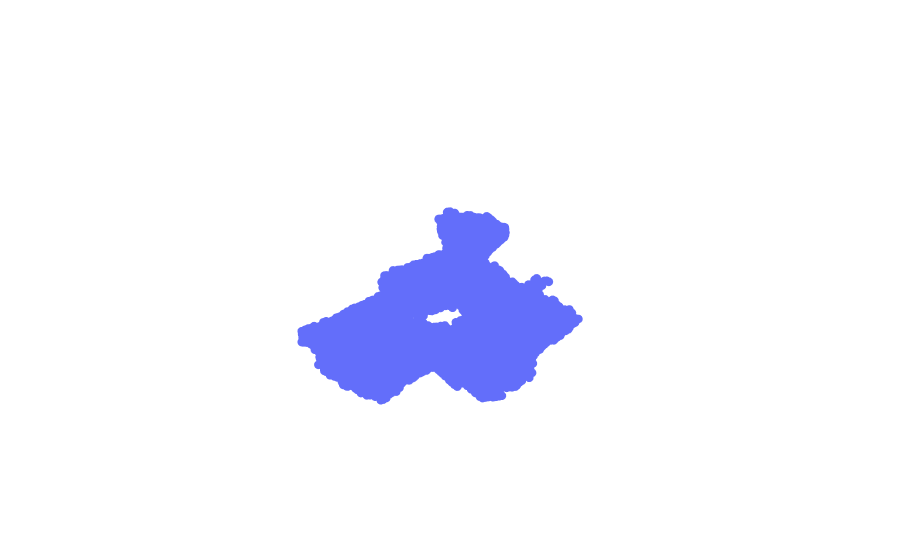

The code cell stored with this chart in its notebook:
### Markdown cell above
Lastly, and only if required, we can remove noise with DBScan, which is a clustering algorithm. Points with no cluster are to be removed as they are too far from others and thus not part of a wall.

### Code cell
clustering = DBSCAN(eps=0.3, min_samples=40).fit(shapes_cat)
labels = clustering.labels_
pts_2d_clean = shapes_cat[labels != -1]
point_cloud_visu(pts_2d_clean)

### Figure 1 — Plotly figure (JSON) as saved in the notebook; plotly's stock layout.template omitted (floating-point values rounded to 4 significant figures; data arrays with more than 128 entries replaced by an {"elided": "..."} marker saying what was removed)
{"data": [{"marker": {"size": 3}, "mode": "markers", "type": "scatter3d", "x": {"elided": "28994 float values"}, "y": {"elided": "28994 float values"}, "z": {"elided": "28994 float values"}}], "layout": {"scene": {"aspectmode": "data", "aspectratio": {"x": 1, "y": 1, "z": 0.95}, "xaxis": {"visible": false}, "yaxis": {"visible": false}, "zaxis": {"visible": false}}}}
